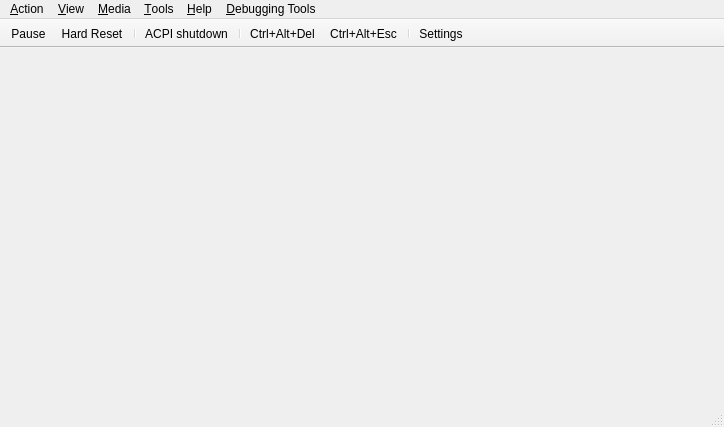
<?xml version="1.0" encoding="UTF-8"?>
<ui version="4.0">
 <class>MainWindow</class>
 <widget class="QMainWindow" name="MainWindow">
  <property name="geometry">
   <rect>
    <x>0</x>
    <y>0</y>
    <width>724</width>
    <height>427</height>
   </rect>
  </property>
  <property name="windowTitle">
   <string>PCBox</string>
  </property>
  <widget class="QWidget" name="centralwidget">
   <property name="sizePolicy">
    <sizepolicy hsizetype="Expanding" vsizetype="Expanding">
     <horstretch>0</horstretch>
     <verstretch>0</verstretch>
    </sizepolicy>
   </property>
   <layout class="QVBoxLayout" name="verticalLayout">
    <property name="spacing">
     <number>0</number>
    </property>
    <property name="leftMargin">
     <number>0</number>
    </property>
    <property name="topMargin">
     <number>0</number>
    </property>
    <property name="rightMargin">
     <number>0</number>
    </property>
    <property name="bottomMargin">
     <number>0</number>
    </property>
    <item>
     <widget class="RendererStack" name="stackedWidget">
      <property name="sizePolicy">
       <sizepolicy hsizetype="Expanding" vsizetype="Expanding">
        <horstretch>0</horstretch>
        <verstretch>0</verstretch>
       </sizepolicy>
      </property>
     </widget>
    </item>
   </layout>
  </widget>
  <widget class="QMenuBar" name="menubar">
   <property name="geometry">
    <rect>
     <x>0</x>
     <y>0</y>
     <width>724</width>
     <height>21</height>
    </rect>
   </property>
   <widget class="QMenu" name="menuAction">
    <property name="title">
     <string>&amp;Action</string>
    </property>
    <widget class="QMenu" name="menuTablet_tool">
     <property name="title">
      <string>&amp;Tablet tool</string>
     </property>
     <addaction name="actionPen"/>
     <addaction name="actionCursor_Puck"/>
    </widget>
    <addaction name="menuTablet_tool"/>
    <addaction name="separator"/>
    <addaction name="actionKeyboard_requires_capture"/>
    <addaction name="actionRight_CTRL_is_left_ALT"/>
    <addaction name="separator"/>
    <addaction name="actionUpdate_mouse_every_CPU_frame"/>
    <addaction name="separator"/>
    <addaction name="actionAuto_pause"/>
    <addaction name="actionPause"/>
    <addaction name="separator"/>
    <addaction name="actionHard_Reset"/>
    <addaction name="actionCtrl_Alt_Del"/>
    <addaction name="separator"/>
    <addaction name="actionCtrl_Alt_Esc"/>
    <addaction name="separator"/>
    <addaction name="actionExit"/>
   </widget>
   <widget class="QMenu" name="menuTools">
    <property name="title">
     <string>&amp;Tools</string>
    </property>
    <widget class="QMenu" name="menuSound">
     <property name="title">
      <string>S&amp;ound</string>
     </property>
     <addaction name="actionMute_Unmute"/>
     <addaction name="separator"/>
     <addaction name="actionSound_gain"/>
    </widget>
    <addaction name="actionSettings"/>
    <addaction name="actionUpdate_status_bar_icons"/>
    <addaction name="separator"/>
    <addaction name="actionEnable_Discord_integration"/>
    <addaction name="separator"/>
    <addaction name="actionTake_screenshot"/>
    <addaction name="menuSound"/>
    <addaction name="separator"/>
    <addaction name="actionPreferences"/>
    <addaction name="separator"/>
    <addaction name="actionBegin_trace"/>
    <addaction name="actionEnd_trace"/>
    <addaction name="separator"/>
    <addaction name="actionMCA_devices"/>
    <addaction name="separator"/>
    <addaction name="actionOpen_printer_tray"/>
    <addaction name="actionOpen_screenshots_folder"/>
   </widget>
   <widget class="QMenu" name="menuView">
    <property name="title">
     <string>&amp;View</string>
    </property>
    <widget class="QMenu" name="menuRenderer">
     <property name="title">
      <string>Re&amp;nderer</string>
     </property>
     <addaction name="actionSoftware_Renderer"/>
     <addaction name="actionOpenGL_3_0_Core"/>
     <addaction name="actionVulkan"/>
     <addaction name="actionVNC"/>
    </widget>
    <widget class="QMenu" name="menuWindow_scale_factor">
     <property name="title">
      <string>&amp;Window scale factor</string>
     </property>
     <addaction name="action0_5x"/>
     <addaction name="action1x"/>
     <addaction name="action1_5x"/>
     <addaction name="action2x"/>
     <addaction name="action3x"/>
     <addaction name="action4x"/>
     <addaction name="action5x"/>
     <addaction name="action6x"/>
     <addaction name="action7x"/>
     <addaction name="action8x"/>
    </widget>
    <widget class="QMenu" name="menuFilter_method">
     <property name="title">
      <string>Fi&amp;lter method</string>
     </property>
     <addaction name="actionNearest"/>
     <addaction name="actionLinear"/>
    </widget>
    <widget class="QMenu" name="menuFullscreen_stretch_mode">
     <property name="title">
      <string>Fullscreen &amp;stretch mode</string>
     </property>
     <addaction name="actionFullScreen_stretch"/>
     <addaction name="actionFullScreen_43"/>
     <addaction name="actionFullScreen_keepRatio"/>
     <addaction name="actionFullScreen_int"/>
     <addaction name="actionFullScreen_int43"/>
    </widget>
    <widget class="QMenu" name="menuEGA_S_VGA_settings">
     <property name="title">
      <string>EGA/(S)&amp;VGA settings</string>
     </property>
     <widget class="QMenu" name="menuVGA_screen_type">
      <property name="title">
       <string>VGA screen &amp;type</string>
      </property>
      <addaction name="actionRGB_Color"/>
      <addaction name="actionRGB_Grayscale"/>
      <addaction name="actionAmber_monitor"/>
      <addaction name="actionGreen_monitor"/>
      <addaction name="actionWhite_monitor"/>
     </widget>
     <widget class="QMenu" name="menuGrayscale_conversion_type">
      <property name="title">
       <string>Grayscale &amp;conversion type</string>
      </property>
      <addaction name="actionBT601_NTSC_PAL"/>
      <addaction name="actionBT709_HDTV"/>
      <addaction name="actionAverage"/>
     </widget>
     <addaction name="actionInverted_VGA_monitor"/>
     <addaction name="menuVGA_screen_type"/>
     <addaction name="menuGrayscale_conversion_type"/>
    </widget>
    <addaction name="actionHide_tool_bar"/>
    <addaction name="actionHide_status_bar"/>
    <addaction name="separator"/>
    <addaction name="actionShow_non_primary_monitors"/>
    <addaction name="actionResizable_window"/>
    <addaction name="actionRemember_size_and_position"/>
    <addaction name="separator"/>
    <addaction name="menuRenderer"/>
    <addaction name="actionRenderer_options"/>
    <addaction name="separator"/>
    <addaction name="actionSpecify_dimensions"/>
    <addaction name="actionForce_4_3_display_ratio"/>
    <addaction name="menuWindow_scale_factor"/>
    <addaction name="menuFilter_method"/>
    <addaction name="actionHiDPI_scaling"/>
    <addaction name="separator"/>
    <addaction name="actionFullscreen"/>
    <addaction name="menuFullscreen_stretch_mode"/>
    <addaction name="actionApply_fullscreen_stretch_mode_when_maximized"/>
    <addaction name="actionCGA_composite_settings"/>
    <addaction name="menuEGA_S_VGA_settings"/>
    <addaction name="separator"/>
    <addaction name="actionCGA_PCjr_Tandy_EGA_S_VGA_overscan"/>
    <addaction name="actionChange_contrast_for_monochrome_display"/>
   </widget>
   <widget class="QMenu" name="menuMedia">
    <property name="title">
     <string>&amp;Media</string>
    </property>
   </widget>
   <widget class="QMenu" name="menuAbout">
    <property name="title">
     <string>&amp;Help</string>
    </property>
    <addaction name="actionDocumentation"/>
    <addaction name="actionAbout_86Box"/>
    <addaction name="actionAbout_Qt"/>
   </widget>
   <widget class="QMenu" name="menuDebug">
    <property name="title">
      <string>&amp;Debugging Tools</string>
    </property>
    <addaction name="actionDebug_GPUDebug_VRAM"/>
    <addaction name="actionDebug_GPUDebug_VisualNv"/>
   </widget>
   <addaction name="menuAction"/>
   <addaction name="menuView"/>
   <addaction name="menuMedia"/>
   <addaction name="menuTools"/>
   <addaction name="menuAbout"/>
   <addaction name="menuDebug"/>
  </widget>
  <widget class="QStatusBar" name="statusbar"/>
  <widget class="QToolBar" name="toolBar">
   <property name="contextMenuPolicy">
    <enum>Qt::ContextMenuPolicy::PreventContextMenu</enum>
   </property>
   <property name="windowTitle">
    <string notr="true">toolBar</string>
   </property>
   <property name="autoFillBackground">
    <bool>true</bool>
   </property>
   <property name="movable">
    <bool>false</bool>
   </property>
   <property name="allowedAreas">
    <set>Qt::ToolBarArea::TopToolBarArea</set>
   </property>
   <property name="iconSize">
    <size>
     <width>16</width>
     <height>16</height>
    </size>
   </property>
   <property name="toolButtonStyle">
    <enum>Qt::ToolButtonStyle::ToolButtonIconOnly</enum>
   </property>
   <property name="floatable">
    <bool>false</bool>
   </property>
   <attribute name="toolBarArea">
    <enum>TopToolBarArea</enum>
   </attribute>
   <attribute name="toolBarBreak">
    <bool>false</bool>
   </attribute>
   <addaction name="actionPause"/>
   <addaction name="actionHard_Reset"/>
   <addaction name="separator"/>
   <addaction name="actionACPI_Shutdown"/>
   <addaction name="separator"/>
   <addaction name="actionCtrl_Alt_Del"/>
   <addaction name="actionCtrl_Alt_Esc"/>
   <addaction name="separator"/>
   <addaction name="actionSettings"/>
  </widget>
  <action name="actionUpdate_mouse_every_CPU_frame">
   <property name="checkable">
    <bool>true</bool>
   </property>
   <property name="text">
    <string>&amp;Update mouse every CPU frame</string>
   </property>
  </action>
  <action name="actionAuto_pause">
   <property name="checkable">
    <bool>true</bool>
   </property>
   <property name="text">
    <string>&amp;Auto-pause on focus loss</string>
   </property>
  </action>
  <action name="actionKeyboard_requires_capture">
   <property name="checkable">
    <bool>true</bool>
   </property>
   <property name="text">
    <string>&amp;Keyboard requires capture</string>
   </property>
  </action>
  <action name="actionRight_CTRL_is_left_ALT">
   <property name="checkable">
    <bool>true</bool>
   </property>
   <property name="text">
    <string>&amp;Right CTRL is left ALT</string>
   </property>
  </action>
  <action name="actionHard_Reset">
   <property name="icon">
    <iconset resource="../qt_resources.qrc">
     <normaloff>:/menuicons/qt/icons/hard_reset.ico</normaloff>:/menuicons/qt/icons/hard_reset.ico</iconset>
   </property>
   <property name="text">
    <string>&amp;Hard Reset...</string>
   </property>
   <property name="iconVisibleInMenu">
    <bool>false</bool>
   </property>
  </action>
  <action name="actionCtrl_Alt_Del">
   <property name="icon">
    <iconset resource="../qt_resources.qrc">
     <normaloff>:/menuicons/qt/icons/send_cad.ico</normaloff>:/menuicons/qt/icons/send_cad.ico</iconset>
   </property>
   <property name="text">
    <string>&amp;Ctrl+Alt+Del</string>
   </property>
   <property name="toolTip">
    <string>Ctrl+Alt+Del</string>
   </property>
   <property name="shortcut">
    <string>Ctrl+F12</string>
   </property>
   <property name="iconVisibleInMenu">
    <bool>false</bool>
   </property>
   <property name="shortcutVisibleInContextMenu">
    <bool>false</bool>
   </property>
  </action>
  <action name="actionCtrl_Alt_Esc">
   <property name="icon">
    <iconset resource="../qt_resources.qrc">
     <normaloff>:/menuicons/qt/icons/send_cae.ico</normaloff>:/menuicons/qt/icons/send_cae.ico</iconset>
   </property>
   <property name="text">
    <string>Ctrl+Alt+&amp;Esc</string>
   </property>
   <property name="iconVisibleInMenu">
    <bool>false</bool>
   </property>
  </action>
  <action name="actionPause">
   <property name="icon">
    <iconset resource="../qt_resources.qrc">
     <normaloff>:/menuicons/qt/icons/pause.ico</normaloff>:/menuicons/qt/icons/pause.ico</iconset>
   </property>
   <property name="text">
    <string>&amp;Pause</string>
   </property>
   <property name="iconVisibleInMenu">
    <bool>false</bool>
   </property>
  </action>
  <action name="actionExit">
   <property name="text">
    <string>E&amp;xit</string>
   </property>
   <property name="menuRole">
    <enum>QAction::MenuRole::QuitRole</enum>
   </property>
  </action>
  <action name="actionSettings">
   <property name="icon">
    <iconset resource="../qt_resources.qrc">
     <normaloff>:/menuicons/qt/icons/settings.ico</normaloff>:/menuicons/qt/icons/settings.ico</iconset>
   </property>
   <property name="text">
    <string>&amp;Settings...</string>
   </property>
   <property name="menuRole">
    <enum>QAction::MenuRole::NoRole</enum>
   </property>
   <property name="iconVisibleInMenu">
    <bool>false</bool>
   </property>
  </action>
  <action name="actionFullscreen">
   <property name="text">
    <string>&amp;Fullscreen</string>
   </property>
   <property name="shortcut">
    <string>Ctrl+Alt+PgUp</string>
   </property>
  </action>
  <action name="actionSoftware_Renderer">
   <property name="checkable">
    <bool>true</bool>
   </property>
   <property name="text">
    <string>&amp;Qt (Software)</string>
   </property>
   <property name="vid_api" stdset="0">
    <number>0</number>
   </property>
  </action>
  <action name="actionHide_status_bar">
   <property name="checkable">
    <bool>true</bool>
   </property>
   <property name="text">
    <string>&amp;Hide status bar</string>
   </property>
  </action>
  <action name="actionResizable_window">
   <property name="checkable">
    <bool>true</bool>
   </property>
   <property name="text">
    <string>&amp;Resizeable window</string>
   </property>
  </action>
  <action name="actionRemember_size_and_position">
   <property name="checkable">
    <bool>true</bool>
   </property>
   <property name="text">
    <string>R&amp;emember size &amp;&amp; position</string>
   </property>
  </action>
  <action name="actionSpecify_dimensions">
   <property name="text">
    <string>Specify &amp;dimensions...</string>
   </property>
  </action>
  <action name="actionForce_4_3_display_ratio">
   <property name="checkable">
    <bool>true</bool>
   </property>
   <property name="text">
    <string>Force &amp;4:3 display ratio</string>
   </property>
  </action>
  <action name="actionHiDPI_scaling">
   <property name="checkable">
    <bool>true</bool>
   </property>
   <property name="text">
    <string>Hi&amp;DPI scaling</string>
   </property>
  </action>
  <action name="actionCGA_PCjr_Tandy_EGA_S_VGA_overscan">
   <property name="checkable">
    <bool>true</bool>
   </property>
   <property name="text">
    <string>CGA/PCjr/Tandy/E&amp;GA/(S)VGA overscan</string>
   </property>
  </action>
  <action name="actionChange_contrast_for_monochrome_display">
   <property name="checkable">
    <bool>true</bool>
   </property>
   <property name="text">
    <string>Change contrast for &amp;monochrome display</string>
   </property>
  </action>
  <action name="action0_5x">
   <property name="checkable">
    <bool>true</bool>
   </property>
   <property name="text">
    <string>&amp;0.5x</string>
   </property>
  </action>
  <action name="action1x">
   <property name="checkable">
    <bool>true</bool>
   </property>
   <property name="text">
    <string>&amp;1x</string>
   </property>
  </action>
  <action name="action1_5x">
   <property name="checkable">
    <bool>true</bool>
   </property>
   <property name="text">
    <string>1.&amp;5x</string>
   </property>
  </action>
  <action name="action2x">
   <property name="checkable">
    <bool>true</bool>
   </property>
   <property name="text">
    <string>&amp;2x</string>
   </property>
  </action>
  <action name="action3x">
   <property name="checkable">
    <bool>true</bool>
   </property>
   <property name="text">
    <string>&amp;3x</string>
   </property>
  </action>
  <action name="action4x">
   <property name="checkable">
    <bool>true</bool>
   </property>
   <property name="text">
    <string>&amp;4x</string>
   </property>
  </action>
  <action name="action5x">
   <property name="checkable">
    <bool>true</bool>
   </property>
   <property name="text">
    <string>&amp;5x</string>
   </property>
  </action>
  <action name="action6x">
   <property name="checkable">
    <bool>true</bool>
   </property>
   <property name="text">
    <string>&amp;6x</string>
   </property>
  </action>
  <action name="action7x">
   <property name="checkable">
    <bool>true</bool>
   </property>
   <property name="text">
    <string>&amp;7x</string>
   </property>
  </action>
  <action name="action8x">
   <property name="checkable">
    <bool>true</bool>
   </property>
   <property name="text">
    <string>&amp;8x</string>
   </property>
  </action>
  <action name="actionNearest">
   <property name="checkable">
    <bool>true</bool>
   </property>
   <property name="text">
    <string>&amp;Nearest</string>
   </property>
  </action>
  <action name="actionLinear">
   <property name="checkable">
    <bool>true</bool>
   </property>
   <property name="text">
    <string>&amp;Linear</string>
   </property>
  </action>
  <action name="actionFullScreen_stretch">
   <property name="checkable">
    <bool>true</bool>
   </property>
   <property name="text">
    <string>&amp;Full screen stretch</string>
   </property>
  </action>
  <action name="actionFullScreen_43">
   <property name="checkable">
    <bool>true</bool>
   </property>
   <property name="text">
    <string>&amp;4:3</string>
   </property>
  </action>
  <action name="actionFullScreen_keepRatio">
   <property name="checkable">
    <bool>true</bool>
   </property>
   <property name="text">
    <string>&amp;Square pixels (Keep ratio)</string>
   </property>
  </action>
  <action name="actionFullScreen_int">
   <property name="checkable">
    <bool>true</bool>
   </property>
   <property name="text">
    <string>&amp;Integer scale</string>
   </property>
  </action>
  <action name="actionFullScreen_int43">
   <property name="checkable">
    <bool>true</bool>
   </property>
   <property name="text">
    <string>4:&amp;3 Integer scale</string>
   </property>
  </action>
  <action name="actionInverted_VGA_monitor">
   <property name="checkable">
    <bool>true</bool>
   </property>
   <property name="text">
    <string>&amp;Inverted VGA monitor</string>
   </property>
  </action>
  <action name="actionRGB_Color">
   <property name="checkable">
    <bool>true</bool>
   </property>
   <property name="text">
    <string>RGB &amp;Color</string>
   </property>
  </action>
  <action name="actionRGB_Grayscale">
   <property name="checkable">
    <bool>true</bool>
   </property>
   <property name="text">
    <string>&amp;RGB Grayscale</string>
   </property>
  </action>
  <action name="actionAmber_monitor">
   <property name="checkable">
    <bool>true</bool>
   </property>
   <property name="text">
    <string>&amp;Amber monitor</string>
   </property>
  </action>
  <action name="actionGreen_monitor">
   <property name="checkable">
    <bool>true</bool>
   </property>
   <property name="text">
    <string>&amp;Green monitor</string>
   </property>
  </action>
  <action name="actionWhite_monitor">
   <property name="checkable">
    <bool>true</bool>
   </property>
   <property name="text">
    <string>&amp;White monitor</string>
   </property>
  </action>
  <action name="actionBT601_NTSC_PAL">
   <property name="checkable">
    <bool>true</bool>
   </property>
   <property name="text">
    <string>BT&amp;601 (NTSC/PAL)</string>
   </property>
  </action>
  <action name="actionBT709_HDTV">
   <property name="checkable">
    <bool>true</bool>
   </property>
   <property name="text">
    <string>BT&amp;709 (HDTV)</string>
   </property>
  </action>
  <action name="actionAverage">
   <property name="checkable">
    <bool>true</bool>
   </property>
   <property name="text">
    <string>&amp;Average</string>
   </property>
  </action>
  <action name="actionAbout_Qt">
   <property name="text">
    <string>About &amp;Qt</string>
   </property>
   <property name="visible">
    <bool>false</bool>
   </property>
   <property name="menuRole">
    <enum>QAction::MenuRole::AboutQtRole</enum>
   </property>
  </action>
  <action name="actionAbout_86Box">
   <property name="text">
    <string>&amp;About PCBox...</string>
   </property>
   <property name="menuRole">
    <enum>QAction::MenuRole::AboutRole</enum>
   </property>
  </action>
  <action name="actionDocumentation">
   <property name="text">
    <string>&amp;Documentation...</string>
   </property>
  </action>
  <action name="actionUpdate_status_bar_icons">
   <property name="checkable">
    <bool>true</bool>
   </property>
   <property name="text">
    <string>&amp;Update status bar icons</string>
   </property>
  </action>
  <action name="actionTake_screenshot">
   <property name="text">
    <string>Take s&amp;creenshot</string>
   </property>
   <property name="shortcut">
    <string>Ctrl+F11</string>
   </property>
   <property name="shortcutVisibleInContextMenu">
    <bool>false</bool>
   </property>
  </action>
  <action name="actionMute_Unmute">
   <property name="text">
    <string>&amp;Mute</string>
   </property>
  </action>
  <action name="actionSound_gain">
   <property name="text">
    <string>Sound &amp;gain...</string>
   </property>
  </action>
  <action name="actionOpenGL_3_0_Core">
   <property name="checkable">
    <bool>true</bool>
   </property>
   <property name="text">
    <string>Open&amp;GL (3.0 Core)</string>
   </property>
   <property name="vid_api" stdset="0">
    <number>1</number>
   </property>
  </action>
  <action name="actionPreferences">
   <property name="text">
    <string>&amp;Preferences...</string>
   </property>
   <property name="menuRole">
    <enum>QAction::MenuRole::PreferencesRole</enum>
   </property>
  </action>
  <action name="actionEnable_Discord_integration">
   <property name="checkable">
    <bool>true</bool>
   </property>
   <property name="text">
    <string>Enable &amp;Discord integration</string>
   </property>
  </action>
  <action name="actionHide_tool_bar">
   <property name="checkable">
    <bool>true</bool>
   </property>
   <property name="text">
    <string>Hide &amp;toolbar</string>
   </property>
   <property name="toolTip">
    <string>Hide tool bar</string>
   </property>
  </action>
  <action name="actionACPI_Shutdown">
   <property name="enabled">
    <bool>true</bool>
   </property>
   <property name="icon">
    <iconset resource="../qt_resources.qrc">
     <normaloff>:/menuicons/qt/icons/acpi_shutdown.ico</normaloff>:/menuicons/qt/icons/acpi_shutdown.ico</iconset>
   </property>
   <property name="text">
    <string>ACP&amp;I shutdown</string>
   </property>
   <property name="toolTip">
    <string>ACPI shutdown</string>
   </property>
   <property name="visible">
    <bool>true</bool>
   </property>
  </action>
  <action name="actionBegin_trace">
   <property name="text">
    <string>Begin trace</string>
   </property>
   <property name="shortcut">
    <string>Ctrl+T</string>
   </property>
   <property name="visible">
    <bool>false</bool>
   </property>
   <property name="shortcutVisibleInContextMenu">
    <bool>false</bool>
   </property>
  </action>
  <action name="actionEnd_trace">
   <property name="text">
    <string>End trace</string>
   </property>
   <property name="shortcut">
    <string>Ctrl+T</string>
   </property>
   <property name="visible">
    <bool>false</bool>
   </property>
   <property name="shortcutVisibleInContextMenu">
    <bool>false</bool>
   </property>
  </action>
  <action name="actionRenderer_options">
   <property name="text">
    <string>Renderer &amp;options...</string>
   </property>
   <property name="menuRole">
    <enum>QAction::MenuRole::NoRole</enum>
   </property>
  </action>
  <action name="actionVulkan">
   <property name="checkable">
    <bool>true</bool>
   </property>
   <property name="text">
    <string>&amp;Vulkan</string>
   </property>
   <property name="vid_api" stdset="0">
    <number>2</number>
   </property>
  </action>
  <action name="actionMCA_devices">
   <property name="text">
    <string>&amp;MCA devices...</string>
   </property>
  </action>
  <action name="actionShow_non_primary_monitors">
   <property name="checkable">
    <bool>true</bool>
   </property>
   <property name="text">
    <string>Show non-&amp;primary monitors</string>
   </property>
  </action>
  <action name="actionVNC">
   <property name="checkable">
    <bool>true</bool>
   </property>
   <property name="text">
    <string>&amp;VNC</string>
   </property>
   <property name="vid_api" stdset="0">
    <number>3</number>
   </property>
  </action>
  <action name="actionOpen_printer_tray">
   <property name="text">
    <string>Open &amp;printer tray...</string>
   </property>
  </action>
  <action name="actionOpen_screenshots_folder">
   <property name="text">
    <string>Open screenshots &amp;folder...</string>
   </property>
  </action>
  <action name="actionApply_fullscreen_stretch_mode_when_maximized">
   <property name="checkable">
    <bool>true</bool>
   </property>
   <property name="text">
    <string>Appl&amp;y fullscreen stretch mode when maximized</string>
   </property>
  </action>
  <action name="actionCursor_Puck">
   <property name="checkable">
    <bool>true</bool>
   </property>
   <property name="text">
    <string>&amp;Cursor/Puck</string>
   </property>
  </action>
  <action name="actionPen">
   <property name="checkable">
    <bool>true</bool>
   </property>
   <property name="text">
    <string>&amp;Pen</string>
   </property>
  </action>
  <action name="actionDebug_GPUDebug_VRAM">
    <property name="text">
      <string>GPU Debug - VRAM Viewer</string>
    </property>
  </action>
  <action name="actionDebug_GPUDebug_VisualNv">
    <property name="text">
      <string>RIVA 128 Realtime Debugger</string>
    </property>
   </action>
  <action name="actionCGA_composite_settings">
   <property name="text">
    <string>&amp;CGA composite settings...</string>
   </property>
  </action>
 </widget>
 <customwidgets>
  <customwidget>
   <class>RendererStack</class>
   <extends>QStackedWidget</extends>
   <header>qt_rendererstack.hpp</header>
   <container>1</container>
  </customwidget>
 </customwidgets>
 <resources>
  <include location="../qt_resources.qrc"/>
 </resources>
 <connections/>
</ui>
